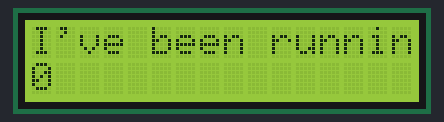
A sketch run on a simulated Arduino Uno, built with avr-gcc and run on an emulated ATmega328P. Shown: 16×2 character LCD.

Above: at 0.1 s.
At 4.1 s:
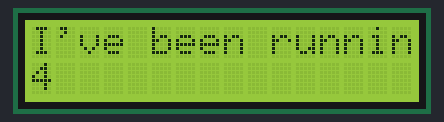
At 9.1 s:
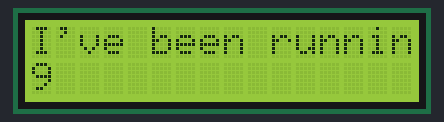
At 19.1 s:
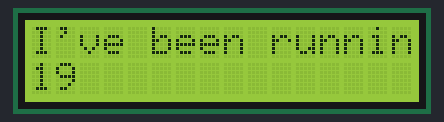
At 29.1 s:
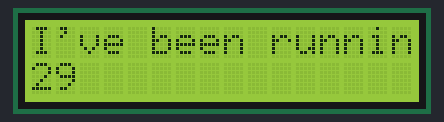
At 39.1 s:
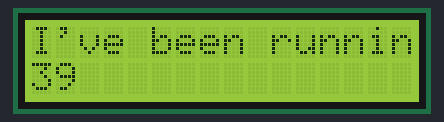

Measured:
- what the display in image 1 shows lasts 1.0 s, from 4.0 s to 5.0 s

The sketch:

SimpleLcd.ino
```cpp
/*
  LCD Example
  Context: Arduino
  */
// include the library:
#include <LiquidCrystal.h>

// initialize the library with the numbers of the interface pins
LiquidCrystal lcd(9,8, 7, 6,5, 3);

void setup() {
  // set up the LCD's number of columns and rows:
  lcd.begin(16, 2);
  // Print a message to the LCD.
  lcd.print("I've been running for:");
}

void loop() {
  // set the cursor to column 0, line 1
  // (note: line 1 is the second row, since counting begins with 0):
  lcd.setCursor(0, 1);
  // print the number of seconds since reset:
  lcd.print(millis()/1000);
}
```
